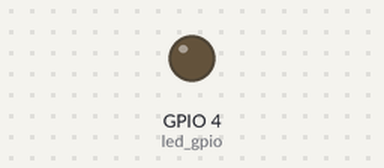
The program below on a simulated Raspberry Pi (BCM pin numbers). Shown: output pins drawn as LEDs (lit = HIGH). At 20.4 s the program stops and its outputs stay as they are.

Above: at 0.05 s.
At 2.3 s:
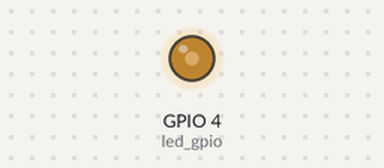
At 4.6 s:
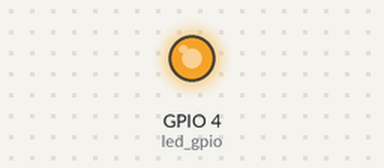
At 9.2 s:
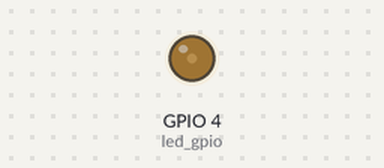
Timing chart, 0 to 13.3 s (numbered marks = the images above):
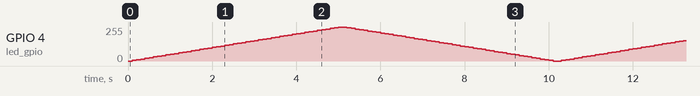

The program:

pwm_output.py
```python
#!/usr/bin/env python

import RPi.GPIO as GPIO
from time import sleep


def do_fade(pwm, start, end, step=2):
    """
    Do a fade from a value to another.

    @param pwm PWM object
    @param start Staring value
    @param end Final value
    @param step Value change step
    """

    # Make step negative for a downwards fade
    # Modify the edn value accordingly as range is [start, end)
    if start > end:
        step *= -1
        end -= 1
    else:
        end += 1

    # Loop over the range of duty cycles
    for duty in range(start, end, step):
        pwm.ChangeDutyCycle(duty)
        sleep(0.1)


# Use GPIO numbering
GPIO.setmode(GPIO.BCM)

# GPIO with LED attached
led_gpio = 4

# Set up the GPIO as an output
GPIO.setup(led_gpio, GPIO.OUT)

# Setup the PWM driver at 50Hz
pwm = GPIO.PWM(led_gpio, 50)
pwm.start(0)

# Fade up then back down twice
for _ in range(2):
    do_fade(pwm, 0, 100)
    do_fade(pwm, 100, 0)

# Reset GPIO configuration
GPIO.cleanup()
```
